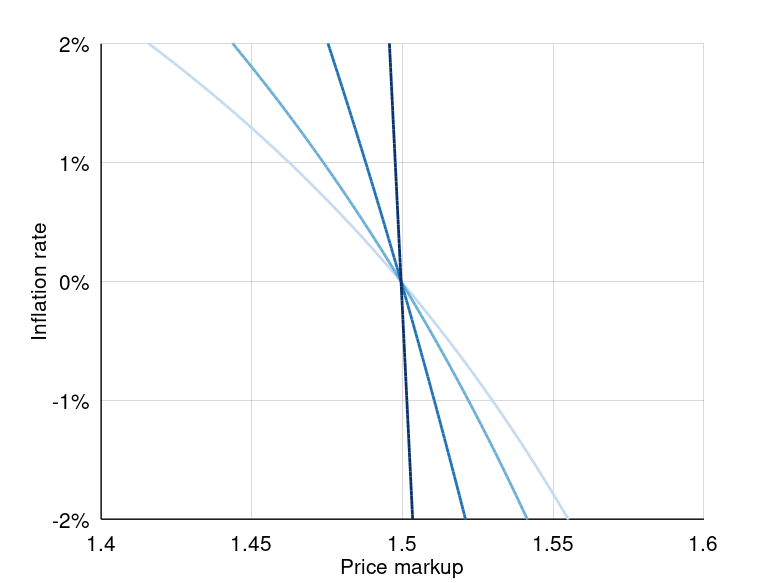
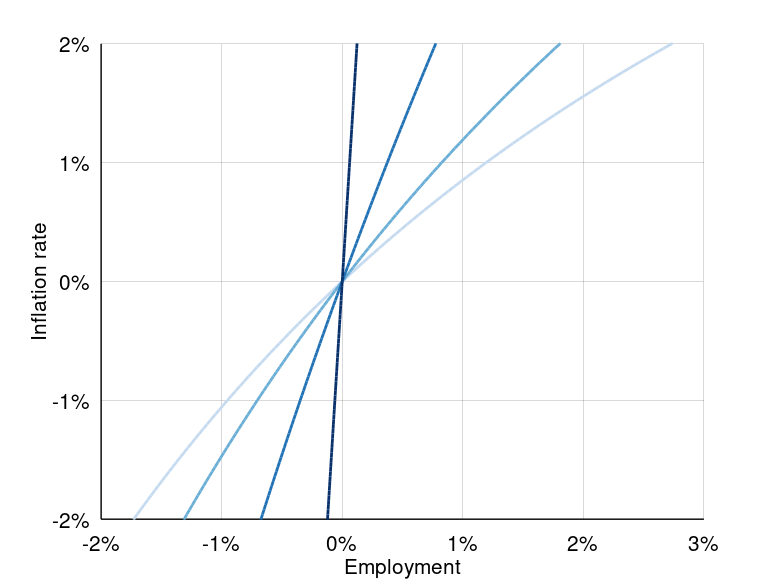

MATLAB code for these plots, in order:
%% figure3.m
%
% This script produces the two panels of figure 3.
%
%% Description
%
% The script computes two long-run Phillips curves in the New Keynesian model with fairness:
% 
% * The first Phillips curve links steady-state inflation to steady-state price markup.
% * The second Phillips curve links steady-state inflation to steady-state employment.
% 
% The script then displays the two curves for various degrees of acclimation.
%

close all;
clear;
clc;

%% Specify parameters & variables & functions

% Discount factor (table 3)
delta = 0.99;

% Inverse of Frisch elasticity of labor supply (table 3)
eta = 1.1;

% Elasticity of substitution across goods (table 3)
epsilon = 2.23;

% Fairness concern (table 3)
theta = 9;

% Degree of underinference (table 3)
gamma = 0.8;

% Range of inflation rates
pi = [-0.01:0.0001:0.01];

% Range of degrees of acclimation
chi = [0,0.3,0.7,1]; 

% Perceived price markup (lemma 7)
Mp = @(pi) epsilon/(epsilon-1)*exp(gamma./(1-gamma).*pi);

% Fairness function (lemma 7)
F = @(pi,chi) max(0,1-theta.*(1-chi).*(Mp(pi)-epsilon./(epsilon-1)));

% Elasticity of fairness function (lemma 7)
phi = @(pi,chi) max(0,theta.*Mp(pi)./F(pi,chi));

%% Compute long-run Phillips curve in terms of price markup (proposition 3)

% Express markup as a function of inflation and acclimation
M = @(pi,chi) 1+1./((epsilon-1).*(1+(1-delta)*gamma./(1-delta*gamma).*phi(pi,chi)));

% Compute markup over inflation range, for chi = 0
MNoAcclimation = M(pi,chi(1));

% Compute markup over inflation range, for chi = 0.3
MLowAcclimation = M(pi,chi(2));

% Compute markup over inflation range, for chi = 0.7
MHighAcclimation = M(pi,chi(3));

% Compute markup over inflation range, for chi = 1
MFullAcclimation = M(pi,chi(4));

%% Compute long-run Phillips curve in terms of employment (proposition 3)

% Price markup at zero inflation (for any degree of acclimation)
MNoInflation = M(0,0);

% Compute log deviation of employment from zero inflation, for chi = 0
nNoAcclimation = (log(MNoInflation) - log(MNoAcclimation))./(1+eta);

% Compute log deviation of employment from zero inflation, for chi = 0.3
nLowAcclimation = (log(MNoInflation) - log(MLowAcclimation))./(1+eta);

% Compute log deviation of employment from zero inflation, for chi = 0.7
nHighAcclimation = (log(MNoInflation) - log(MHighAcclimation))./(1+eta);

% Compute log deviation of employment from zero inflation, for chi = 1
nFullAcclimation = (log(MNoInflation) - log(MFullAcclimation))./(1+eta);

%% Format graphics

% Set default properties

set(groot,'DefaultFigureUnits', 'inches')
set(groot,'DefaultFigurePosition', [1,1,7.7779,5.8334]);
set(groot,'DefaultFigurePaperPosition', [0, 0, 7.7779,5.8334]);
set(groot,'DefaultFigurePaperSize', [7.7779,5.8334]);

set(groot,'DefaultAxesFontName', 'Helvetica')
set(groot,'DefaultAxesFontSize', 15)
set(groot,'defaultAxesLabelFontSizeMultiplier',1)
set(groot,'defaultAxesTitleFontSizeMultiplier',1)
set(groot,'defaultAxesTitleFontWeight','normal')
set(groot,'DefaultAxesXColor','k')
set(groot,'DefaultAxesYColor','k')
set(groot,'DefaultAxesGridColor','k')
set(groot,'DefaultAxesLineWidth', 1)
set(groot,'DefaultAxesXGrid','on')
set(groot,'DefaultAxesYGrid','on')
set(groot,'DefaultAxesTickLength',[0 0])

set(groot,'DefaultLineLineWidth', 2)

% Pick color palette

lightestBlue = '#c6dbef';
lightBlue = '#6baed6';
darkBlue = '#2171b5';
darkestBlue = '#08306b';

%% Plot long-run Phillips curves for various degrees of acclimation

% Annualize the inflation rate
pi = 4.*pi;

% Phillips curve in terms of price markup
figure(1)
clf
hold on

plot(MNoAcclimation,pi,'Color',lightestBlue)
plot(MLowAcclimation,pi,'Color',lightBlue)
plot(MHighAcclimation,pi,'Color',darkBlue)
plot(MFullAcclimation,pi,'Color',darkestBlue)

set(gca,'XTick',[1.4:0.05:1.6],'Xlim',[1.4,1.6])
set(gca,'YTick',[-0.02:0.01:0.02],'Ylim',[-0.02,0.02],'YTickLabel',['-2%';'-1%';' 0%';' 1%';' 2%'])
xlabel('Price markup')
ylabel('Inflation rate')
print('-dpdf',['figure_3_price markup.pdf'])

% Phillips curve in terms of employment
figure(2)
clf
hold on

plot(nNoAcclimation,pi,'Color',lightestBlue)
plot(nLowAcclimation,pi,'Color',lightBlue)
plot(nHighAcclimation,pi,'Color',darkBlue)
plot(nFullAcclimation,pi,'Color',darkestBlue)

set(gca,'XTick',[-0.02:0.01:0.03],'Xlim',[-0.02,0.03],'XTickLabel',['-2%';'-1%';' 0%';' 1%';' 2%';' 3%'])
set(gca,'YTick',[-0.02:0.01:0.02],'Ylim',[-0.02,0.02],'YTickLabel',['-2%';'-1%';' 0%';' 1%';' 2%'])
xlabel('Employment')
ylabel('Inflation rate')
print('-dpdf',['figure_3_employment.pdf'])